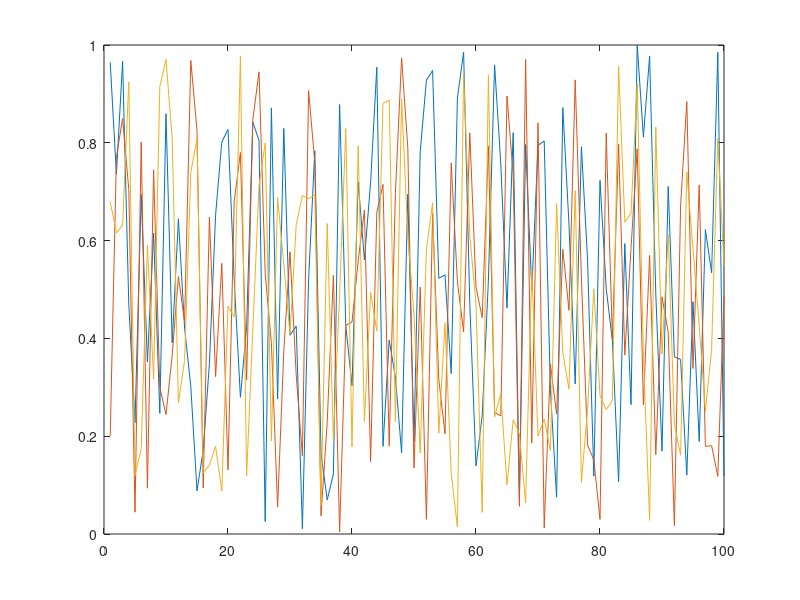

Write MATLAB code to recreate this figure. (Note: this script raises an error after producing the figure.)
function result = test_legend_010
result = false;
a = figure;
plot(rand(100,3));
legend('first','second','third','location','W');
drawnow;
close(a);
result = true;
